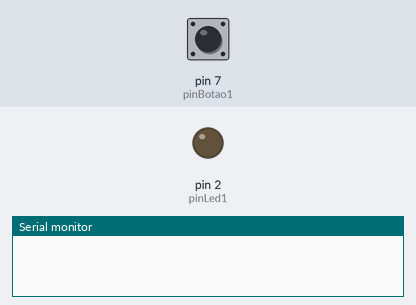
A sketch run on a simulated Arduino Uno, built with avr-gcc and run on an emulated ATmega328P. Parts: output pins drawn as LEDs (lit = HIGH), the last lines printed to the serial monitor. Dashed ring = blinking. The inputs (shaded band) are chosen by the test bench; at power-on: pin 7 (pinBotao1) HIGH.

Above: at 1.2 s.
1.3 s: pin 7 (pinBotao1) pulled LOW for 0.15 s
At 1.9 s:
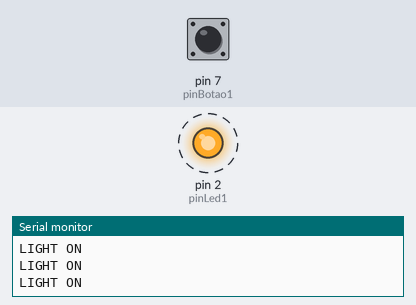
4.4 s: pin 7 (pinBotao1) pulled LOW for 1 s
6.9 s: pin 7 (pinBotao1) pulsed LOW 5 times (0.12 s each, 0.3 s apart)
At 8.5 s:
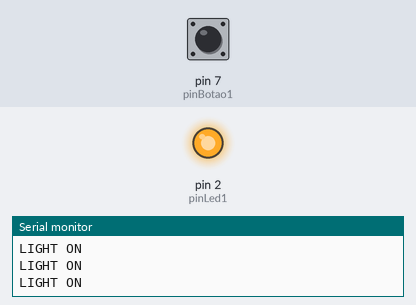
11.4 s: pin 7 (pinBotao1) pulled LOW for 3.2 s
Timing chart, 0 to 14.4 s (numbered marks = the images above; inputs shaded):
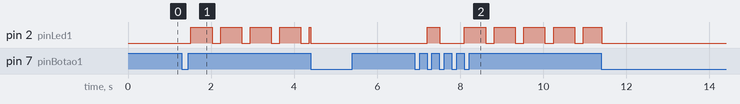

Measured:
- after the input at 1.3 s, pin 2 (pinLed1): alternates HIGH for 0.50 s and LOW for 0.21 s, starting after 0.21 s
- after the input at 6.9 s, pin 2 (pinLed1): goes HIGH 0.31 s, LOW 0.59 s, 4 × (HIGH 0.51 s, LOW 0.21 s), then HIGH, starting after 0.30 s

The sketch:

teste_time.ino
```cpp
#include <DS3231.h>
#define pinLed1 2
#define pinBotao1 7

DS3231  rtc(SDA, SCL);
Time t;

unsigned long previousMillis = 0;        // will store last time LED was updated
unsigned long startMillis = 0;

const int nightOnHour = 16;
const int nightOnMin = 30;
long OnTime = 200;           // milliseconds of on-time
long OffTime = 500;          // milliseconds of off-time
int ledState = LOW;
static byte estadoSTR = 0;
static unsigned long delayBouce2;
static bool estadoBotaoSTR = true;
static bool estadoAntBotaoSTR = true;

void setup()
{
  Serial.begin(9600);
  // set the digital pin as output:
  pinMode(pinLed1, OUTPUT);
  pinMode(pinBotao1, INPUT_PULLUP);

}

void loop()
{
  unsigned long currentMillis = millis();
  estadoBotaoSTR = digitalRead (pinBotao1);
  if ((!estadoBotaoSTR && estadoAntBotaoSTR) && ((millis() - delayBouce2))) {
    estadoSTR++;
    if (estadoSTR > 2) {
      estadoSTR = 0;
    }
    delayBouce2 = millis();
  }

  estadoAntBotaoSTR = estadoBotaoSTR;
  switch (estadoSTR)                                //Controle do set1
  {
    case 0x01:                                     //Caso 1
      Serial.println("LIGHT ON");

      if (estadoSTR == 1 && startMillis == 0) {
        startMillis = currentMillis;
        ledState = HIGH;  // turn it on
        digitalWrite(pinLed1, ledState);
      }

      if ((ledState == LOW) && (currentMillis - previousMillis >= OnTime))
      {
        ledState = HIGH;  // turn it on
        previousMillis = currentMillis;     // Remember the time
        digitalWrite(pinLed1, ledState);    // Update the actual LED
        //Serial.println("LIGHT ON");
      } else if ((ledState == HIGH) && (currentMillis - previousMillis >= OffTime))
      {
        ledState = LOW;  // Turn it off
        previousMillis = currentMillis;    // Remember the time
        digitalWrite(pinLed1, ledState);   // Update the actual LED
        //Serial.println("LIGHT OFF");
      }
      break;
    case 0x02:                                    //Caso 2
      ledState = LOW;  // Turn it off
      previousMillis = currentMillis;    // Remember the time
      digitalWrite(pinLed1, ledState);   // Update the actual LED
      Serial.println("LIGHT OFF");
      break;                             //Break
  } //end switch set1

}
```
